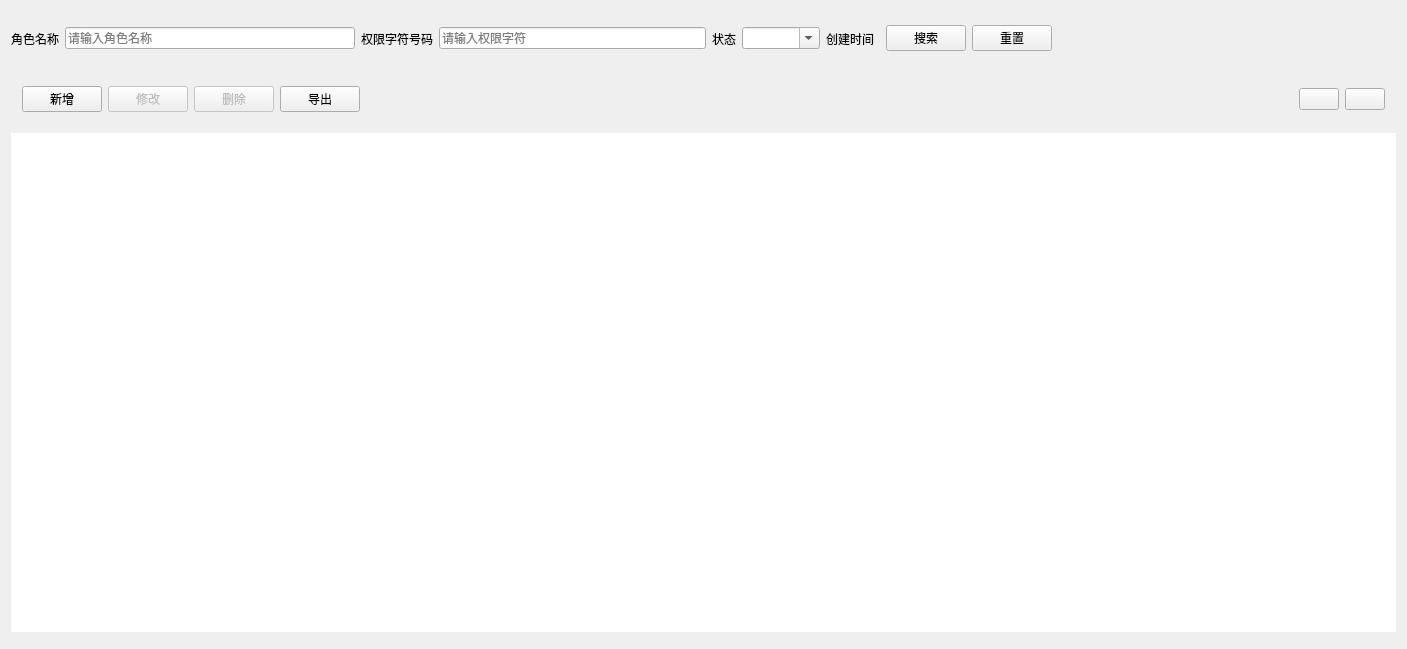
<?xml version="1.0" encoding="UTF-8"?>
<ui version="4.0">
 <class>RoleMgrPageClass</class>
 <widget class="QWidget" name="RoleMgrPageClass">
  <property name="geometry">
   <rect>
    <x>0</x>
    <y>0</y>
    <width>1407</width>
    <height>649</height>
   </rect>
  </property>
  <property name="windowTitle">
   <string>RoleMgrPage</string>
  </property>
  <property name="styleSheet">
   <string notr="true">


</string>
  </property>
  <layout class="QVBoxLayout" name="verticalLayout">
   <property name="leftMargin">
    <number>0</number>
   </property>
   <property name="topMargin">
    <number>0</number>
   </property>
   <property name="rightMargin">
    <number>0</number>
   </property>
   <property name="bottomMargin">
    <number>0</number>
   </property>
   <item>
    <widget class="QWidget" name="container" native="true">
     <property name="sizePolicy">
      <sizepolicy hsizetype="Preferred" vsizetype="Expanding">
       <horstretch>0</horstretch>
       <verstretch>0</verstretch>
      </sizepolicy>
     </property>
     <layout class="QVBoxLayout" name="verticalLayout_2">
      <item>
       <widget class="QWidget" name="searchBar" native="true">
        <property name="sizePolicy">
         <sizepolicy hsizetype="Preferred" vsizetype="Preferred">
          <horstretch>0</horstretch>
          <verstretch>0</verstretch>
         </sizepolicy>
        </property>
        <property name="minimumSize">
         <size>
          <width>0</width>
          <height>55</height>
         </size>
        </property>
        <layout class="QHBoxLayout" name="horizontalLayout_7">
         <property name="leftMargin">
          <number>0</number>
         </property>
         <property name="topMargin">
          <number>0</number>
         </property>
         <property name="rightMargin">
          <number>0</number>
         </property>
         <property name="bottomMargin">
          <number>0</number>
         </property>
         <item>
          <widget class="QWidget" name="widget" native="true">
           <layout class="QHBoxLayout" name="horizontalLayout_2">
            <property name="leftMargin">
             <number>0</number>
            </property>
            <property name="topMargin">
             <number>0</number>
            </property>
            <property name="rightMargin">
             <number>0</number>
            </property>
            <property name="bottomMargin">
             <number>0</number>
            </property>
            <item>
             <widget class="QLabel" name="label">
              <property name="text">
               <string>角色名称</string>
              </property>
             </widget>
            </item>
            <item>
             <widget class="QLineEdit" name="roleNameEdit">
              <property name="placeholderText">
               <string>请输入角色名称</string>
              </property>
             </widget>
            </item>
           </layout>
          </widget>
         </item>
         <item>
          <widget class="QWidget" name="widget_2" native="true">
           <layout class="QHBoxLayout" name="horizontalLayout_4">
            <property name="leftMargin">
             <number>0</number>
            </property>
            <property name="topMargin">
             <number>0</number>
            </property>
            <property name="rightMargin">
             <number>0</number>
            </property>
            <property name="bottomMargin">
             <number>0</number>
            </property>
            <item>
             <widget class="QLabel" name="label_3">
              <property name="text">
               <string>权限字符号码</string>
              </property>
             </widget>
            </item>
            <item>
             <widget class="QLineEdit" name="roleKeyEdit">
              <property name="placeholderText">
               <string>请输入权限字符</string>
              </property>
             </widget>
            </item>
           </layout>
          </widget>
         </item>
         <item>
          <widget class="QWidget" name="widget_3" native="true">
           <layout class="QHBoxLayout" name="horizontalLayout_5">
            <property name="leftMargin">
             <number>0</number>
            </property>
            <property name="topMargin">
             <number>0</number>
            </property>
            <property name="rightMargin">
             <number>0</number>
            </property>
            <property name="bottomMargin">
             <number>0</number>
            </property>
            <item>
             <widget class="QLabel" name="label_2">
              <property name="text">
               <string>状态</string>
              </property>
             </widget>
            </item>
            <item>
             <widget class="ComboBox" name="statusCbx">
              <property name="editable">
               <bool>true</bool>
              </property>
              <property name="placeholderText">
               <string>角色状态</string>
              </property>
              <item>
               <property name="text">
                <string>111</string>
               </property>
              </item>
              <item>
               <property name="text">
                <string>222</string>
               </property>
              </item>
              <item>
               <property name="text">
                <string>222222</string>
               </property>
              </item>
              <item>
               <property name="text">
                <string>333</string>
               </property>
              </item>
             </widget>
            </item>
           </layout>
          </widget>
         </item>
         <item>
          <widget class="QWidget" name="widget_4" native="true">
           <layout class="QHBoxLayout" name="horizontalLayout_6">
            <property name="leftMargin">
             <number>0</number>
            </property>
            <property name="topMargin">
             <number>0</number>
            </property>
            <property name="rightMargin">
             <number>0</number>
            </property>
            <property name="bottomMargin">
             <number>0</number>
            </property>
            <item>
             <widget class="QLabel" name="label_4">
              <property name="text">
               <string>创建时间</string>
              </property>
             </widget>
            </item>
            <item>
             <widget class="DateRangePicker" name="dateRangePicker" native="true"/>
            </item>
           </layout>
          </widget>
         </item>
         <item>
          <widget class="HoverButton" name="searchBtn">
           <property name="text">
            <string>搜索</string>
           </property>
           <property name="icon">
            <iconset resource="../../Resource.qrc">
             <normaloff>:/Resource/icons/svg/search.svg</normaloff>:/Resource/icons/svg/search.svg</iconset>
           </property>
          </widget>
         </item>
         <item>
          <widget class="HoverButton" name="resetBtn">
           <property name="text">
            <string>重置</string>
           </property>
          </widget>
         </item>
         <item>
          <spacer name="horizontalSpacer">
           <property name="orientation">
            <enum>Qt::Orientation::Horizontal</enum>
           </property>
           <property name="sizeHint" stdset="0">
            <size>
             <width>40</width>
             <height>20</height>
            </size>
           </property>
          </spacer>
         </item>
        </layout>
       </widget>
      </item>
      <item>
       <widget class="QWidget" name="toolBar" native="true">
        <property name="minimumSize">
         <size>
          <width>0</width>
          <height>55</height>
         </size>
        </property>
        <property name="maximumSize">
         <size>
          <width>16777215</width>
          <height>55</height>
         </size>
        </property>
        <layout class="QHBoxLayout" name="horizontalLayout_3">
         <item>
          <widget class="PermButton" name="addBtn">
           <property name="text">
            <string>新增</string>
           </property>
          </widget>
         </item>
         <item>
          <widget class="PermButton" name="alterBtn">
           <property name="enabled">
            <bool>false</bool>
           </property>
           <property name="text">
            <string>修改</string>
           </property>
          </widget>
         </item>
         <item>
          <widget class="PermButton" name="delBtn">
           <property name="enabled">
            <bool>false</bool>
           </property>
           <property name="text">
            <string>删除</string>
           </property>
          </widget>
         </item>
         <item>
          <widget class="PermButton" name="exportBtn">
           <property name="text">
            <string>导出</string>
           </property>
          </widget>
         </item>
         <item>
          <spacer name="horizontalSpacer_2">
           <property name="orientation">
            <enum>Qt::Orientation::Horizontal</enum>
           </property>
           <property name="sizeHint" stdset="0">
            <size>
             <width>717</width>
             <height>20</height>
            </size>
           </property>
          </spacer>
         </item>
         <item>
          <widget class="HoverButton" name="hideSearchBarBtn">
           <property name="toolTip">
            <string>隐藏搜索</string>
           </property>
           <property name="text">
            <string/>
           </property>
          </widget>
         </item>
         <item>
          <widget class="HoverButton" name="refreshBtn">
           <property name="toolTip">
            <string>刷新</string>
           </property>
           <property name="text">
            <string/>
           </property>
          </widget>
         </item>
        </layout>
       </widget>
      </item>
      <item>
       <widget class="QWidget" name="displayBar" native="true">
        <layout class="QHBoxLayout" name="horizontalLayout">
         <property name="spacing">
          <number>6</number>
         </property>
         <property name="leftMargin">
          <number>0</number>
         </property>
         <property name="topMargin">
          <number>0</number>
         </property>
         <property name="rightMargin">
          <number>0</number>
         </property>
         <property name="bottomMargin">
          <number>0</number>
         </property>
         <item>
          <widget class="QTableView" name="roleTableView">
           <property name="sizePolicy">
            <sizepolicy hsizetype="Expanding" vsizetype="Expanding">
             <horstretch>0</horstretch>
             <verstretch>0</verstretch>
            </sizepolicy>
           </property>
           <property name="frameShape">
            <enum>QFrame::Shape::NoFrame</enum>
           </property>
          </widget>
         </item>
        </layout>
       </widget>
      </item>
      <item>
       <widget class="PaginationToolBar" name="paginBar" native="true"/>
      </item>
     </layout>
    </widget>
   </item>
  </layout>
 </widget>
 <layoutdefault spacing="6" margin="11"/>
 <customwidgets>
  <customwidget>
   <class>HoverButton</class>
   <extends>QPushButton</extends>
   <header>common/widgets/HoverButton.h</header>
  </customwidget>
  <customwidget>
   <class>ComboBox</class>
   <extends>QComboBox</extends>
   <header>common/widgets/ComboBox.h</header>
  </customwidget>
  <customwidget>
   <class>DateRangePicker</class>
   <extends>QWidget</extends>
   <header>common/widgets/datetime/DateRangePicker.h</header>
   <container>1</container>
  </customwidget>
  <customwidget>
   <class>PaginationToolBar</class>
   <extends>QWidget</extends>
   <header>common/widgets/PaginationToolBar.h</header>
   <container>1</container>
  </customwidget>
  <customwidget>
   <class>PermButton</class>
   <extends>QPushButton</extends>
   <header>common/widgets/PermButton.h</header>
  </customwidget>
 </customwidgets>
 <resources>
  <include location="../../Resource.qrc"/>
 </resources>
 <connections/>
</ui>
